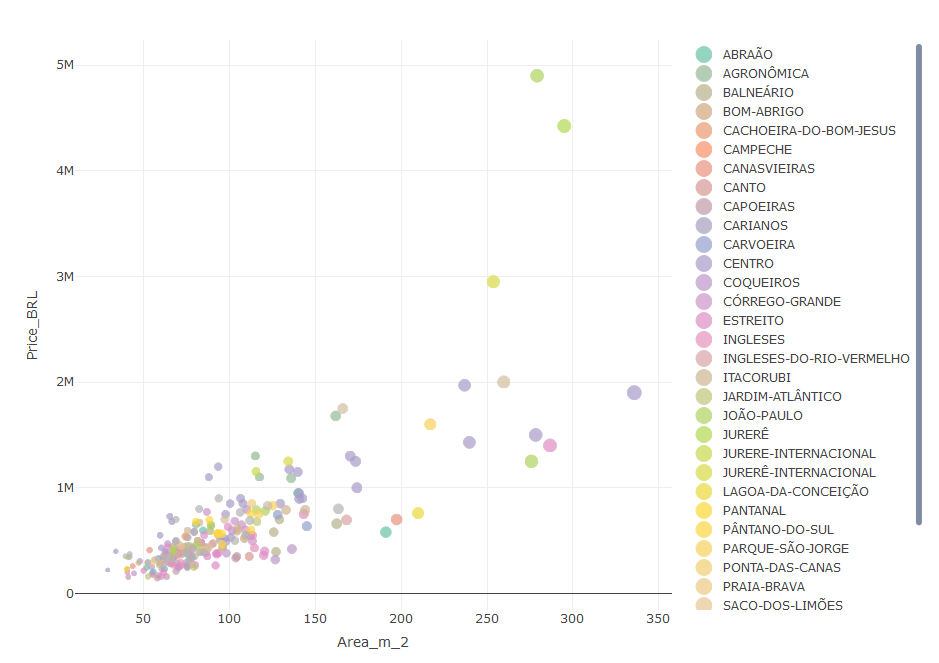

Here is the R script that generated this plot:
library(plotly)
library(tidyverse)

df<-read.csv("df_sale_floripa_apartments_brognoly.csv",header=TRUE
             ,stringsAsFactors=FALSE,encoding="UTF-8")

df <- df[complete.cases(df), ] #Filter NA's rows

df <- select(df,URL,Price_BRL,Dormitorios,Banheiros,Area_m_2,
             Vagas_Garagem,neighborhood,latitude,longitude)

## Scatterplot Color

#You can add color to your scatterplot points according to a categorical variable
#in the data frame you use with `plot_ly()`.

#Plot 01
plot_ly(df, x = ~Area_m_2, y = ~Price_BRL, type = "scatter",
        color = ~factor(neighborhood), size = ~Area_m_2, mode = "markers")

#Plot 02
plot_ly(df, x = ~Dormitorios, y = ~Price_BRL, type = "scatter",
        color = ~factor(neighborhood), size = ~Area_m_2)

#Plot 03
plot_ly(df, x = ~Banheiros, y = ~Price_BRL, type = "scatter",
        color = ~factor(neighborhood), size = ~Area_m_2)

#Plot 04
plot_ly(df, x = ~Vagas_Garagem, y = ~Price_BRL, type = "scatter",
        color = ~factor(neighborhood), size = ~Area_m_2)

#Plot in the web plot.ly
# Save your authentication credentials
# Sys.setenv("plotly_username"="wesleyjr01")
# Sys.setenv("plotly_api_key"="HewFkTdVWhxkhtpWqVDy")
# 
# api_create(p1, filename = "Price_X_Area")
